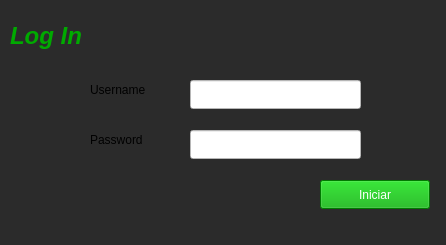
<?xml version="1.0" encoding="UTF-8"?>
<ui version="4.0">
 <class>SesionWindow</class>
 <widget class="QMainWindow" name="SesionWindow">
  <property name="geometry">
   <rect>
    <x>0</x>
    <y>0</y>
    <width>446</width>
    <height>245</height>
   </rect>
  </property>
  <property name="minimumSize">
   <size>
    <width>446</width>
    <height>245</height>
   </size>
  </property>
  <property name="maximumSize">
   <size>
    <width>446</width>
    <height>245</height>
   </size>
  </property>
  <property name="windowTitle">
   <string>Iniciar Sesion</string>
  </property>
  <property name="windowIcon">
   <iconset>
    <normaloff>../../../Downloads/then.png</normaloff>../../../Downloads/then.png</iconset>
  </property>
  <property name="styleSheet">
   <string notr="true"> background-color: rgb(43, 43, 43)</string>
  </property>
  <widget class="QWidget" name="centralwidget">
   <widget class="QPushButton" name="btn_Iniciar">
    <property name="geometry">
     <rect>
      <x>320</x>
      <y>180</y>
      <width>110</width>
      <height>29</height>
     </rect>
    </property>
    <property name="styleSheet">
     <string notr="true">background-color: rgb(0, 170, 0);
color: rgb(255, 255, 255)</string>
    </property>
    <property name="text">
     <string>Iniciar</string>
    </property>
   </widget>
   <widget class="QLineEdit" name="txtname">
    <property name="geometry">
     <rect>
      <x>190</x>
      <y>80</y>
      <width>171</width>
      <height>29</height>
     </rect>
    </property>
    <property name="styleSheet">
     <string notr="true">background-color: rgb(255, 255, 255)</string>
    </property>
   </widget>
   <widget class="QLineEdit" name="txtpassw">
    <property name="geometry">
     <rect>
      <x>190</x>
      <y>130</y>
      <width>171</width>
      <height>29</height>
     </rect>
    </property>
    <property name="styleSheet">
     <string notr="true">background-color: rgb(255, 255, 255)</string>
    </property>
    <property name="echoMode">
     <enum>QLineEdit::Password</enum>
    </property>
   </widget>
   <widget class="QLabel" name="lbl_user">
    <property name="geometry">
     <rect>
      <x>90</x>
      <y>80</y>
      <width>81</width>
      <height>20</height>
     </rect>
    </property>
    <property name="styleSheet">
     <string notr="true">color: rgb(0, 0, 0)</string>
    </property>
    <property name="text">
     <string>Username</string>
    </property>
   </widget>
   <widget class="QLabel" name="lbl_pass">
    <property name="geometry">
     <rect>
      <x>90</x>
      <y>130</y>
      <width>77</width>
      <height>19</height>
     </rect>
    </property>
    <property name="styleSheet">
     <string notr="true">color: rgb(0, 0, 0)</string>
    </property>
    <property name="text">
     <string>Password</string>
    </property>
   </widget>
   <widget class="QLabel" name="lbl_login">
    <property name="geometry">
     <rect>
      <x>10</x>
      <y>10</y>
      <width>121</width>
      <height>51</height>
     </rect>
    </property>
    <property name="font">
     <font>
      <pointsize>18</pointsize>
      <weight>75</weight>
      <italic>true</italic>
      <bold>true</bold>
     </font>
    </property>
    <property name="styleSheet">
     <string notr="true">color: rgb(0, 170, 0)</string>
    </property>
    <property name="text">
     <string>Log In</string>
    </property>
   </widget>
  </widget>
  <widget class="QStatusBar" name="statusbar"/>
 </widget>
 <resources/>
 <connections>
  <connection>
   <sender>btn_Iniciar</sender>
   <signal>clicked()</signal>
   <receiver>SesionWindow</receiver>
   <slot>iniciar()</slot>
   <hints>
    <hint type="sourcelabel">
     <x>356</x>
     <y>193</y>
    </hint>
    <hint type="destinationlabel">
     <x>259</x>
     <y>185</y>
    </hint>
   </hints>
  </connection>
  <connection>
   <sender>txtname</sender>
   <signal>returnPressed()</signal>
   <receiver>SesionWindow</receiver>
   <slot>iniciar()</slot>
   <hints>
    <hint type="sourcelabel">
     <x>278</x>
     <y>103</y>
    </hint>
    <hint type="destinationlabel">
     <x>395</x>
     <y>44</y>
    </hint>
   </hints>
  </connection>
  <connection>
   <sender>txtpassw</sender>
   <signal>returnPressed()</signal>
   <receiver>SesionWindow</receiver>
   <slot>iniciar()</slot>
   <hints>
    <hint type="sourcelabel">
     <x>328</x>
     <y>141</y>
    </hint>
    <hint type="destinationlabel">
     <x>403</x>
     <y>119</y>
    </hint>
   </hints>
  </connection>
 </connections>
 <slots>
  <slot>iniciar()</slot>
  <slot>generar()</slot>
  <slot>escanear()</slot>
 </slots>
</ui>
